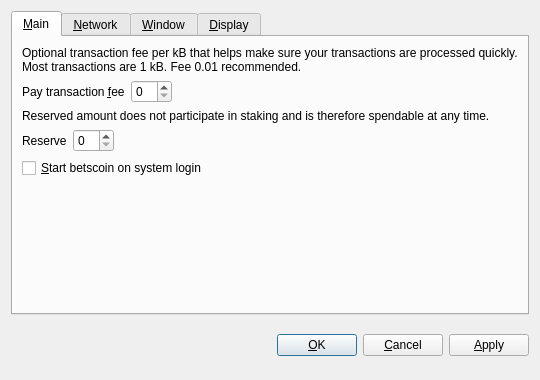
<?xml version="1.0" encoding="UTF-8"?>
<ui version="4.0">
 <class>OptionsDialog</class>
 <widget class="QDialog" name="OptionsDialog">
  <property name="geometry">
   <rect>
    <x>0</x>
    <y>0</y>
    <width>540</width>
    <height>380</height>
   </rect>
  </property>
  <property name="windowTitle">
   <string>Options</string>
  </property>
  <property name="modal">
   <bool>true</bool>
  </property>
  <layout class="QVBoxLayout" name="verticalLayout">
   <item>
    <widget class="QTabWidget" name="tabWidget">
     <property name="tabPosition">
      <enum>QTabWidget::North</enum>
     </property>
     <property name="currentIndex">
      <number>0</number>
     </property>
     <widget class="QWidget" name="tabMain">
      <attribute name="title">
       <string>&amp;Main</string>
      </attribute>
      <layout class="QVBoxLayout" name="verticalLayout_Main">
       <item>
        <widget class="QLabel" name="transactionFeeInfoLabel">
         <property name="text">
          <string>Optional transaction fee per kB that helps make sure your transactions are processed quickly. Most transactions are 1 kB. Fee 0.01 recommended.</string>
         </property>
         <property name="textFormat">
          <enum>Qt::PlainText</enum>
         </property>
         <property name="wordWrap">
          <bool>true</bool>
         </property>
        </widget>
       </item>
       <item>
        <layout class="QHBoxLayout" name="horizontalLayoutFee">
         <item>
          <widget class="QLabel" name="transactionFeeLabel">
           <property name="text">
            <string>Pay transaction &amp;fee</string>
           </property>
           <property name="textFormat">
            <enum>Qt::PlainText</enum>
           </property>
           <property name="buddy">
            <cstring>transactionFee</cstring>
           </property>
          </widget>
         </item>
         <item>
          <widget class="BitcoinAmountField" name="transactionFee"/>
         </item>
         <item>
          <spacer name="horizontalSpacerFee">
           <property name="orientation">
            <enum>Qt::Horizontal</enum>
           </property>
           <property name="sizeHint" stdset="0">
            <size>
             <width>40</width>
             <height>20</height>
            </size>
           </property>
          </spacer>
         </item>
        </layout>
       </item>
       <item>
        <widget class="QLabel" name="reserveBalanceInfoLabel">
         <property name="text">
          <string>Reserved amount does not participate in staking and is therefore spendable at any time.</string>
         </property>
         <property name="textFormat">
          <enum>Qt::PlainText</enum>
         </property>
         <property name="wordWrap">
          <bool>true</bool>
         </property>
        </widget>
       </item>
       <item>
        <layout class="QHBoxLayout" name="horizontalLayoutReserveBalance">
         <item>
          <widget class="QLabel" name="reserveBalanceLabel">
           <property name="text">
            <string>Reserve</string>
           </property>
           <property name="textFormat">
            <enum>Qt::PlainText</enum>
           </property>
           <property name="buddy">
            <cstring>reserveBalance</cstring>
           </property>
          </widget>
         </item>
         <item>
          <widget class="BitcoinAmountField" name="reserveBalance"/>
         </item>
         <item>
          <spacer name="horizontalSpacerReserveBalance">
           <property name="orientation">
            <enum>Qt::Horizontal</enum>
           </property>
           <property name="sizeHint" stdset="0">
            <size>
             <width>40</width>
             <height>20</height>
            </size>
           </property>
          </spacer>
         </item>
        </layout>
       </item>
       <item>
        <widget class="QCheckBox" name="bitcoinAtStartup">
         <property name="toolTip">
          <string>Automatically start betscoin after logging in to the system.</string>
         </property>
         <property name="text">
          <string>&amp;Start betscoin on system login</string>
         </property>
        </widget>
       </item>
       <item>
        <spacer name="verticalSpacer_Main">
         <property name="orientation">
          <enum>Qt::Vertical</enum>
         </property>
         <property name="sizeHint" stdset="0">
          <size>
           <width>20</width>
           <height>40</height>
          </size>
         </property>
        </spacer>
       </item>
      </layout>
     </widget>
     <widget class="QWidget" name="tabNetwork">
      <attribute name="title">
       <string>&amp;Network</string>
      </attribute>
      <layout class="QVBoxLayout" name="verticalLayout_Network">
       <item>
        <widget class="QCheckBox" name="mapPortUpnp">
         <property name="toolTip">
          <string>Automatically open the betscoin client port on the router. This only works when your router supports UPnP and it is enabled.</string>
         </property>
         <property name="text">
          <string>Map port using &amp;UPnP</string>
         </property>
        </widget>
       </item>
       <item>
        <widget class="QCheckBox" name="connectSocks">
         <property name="toolTip">
          <string>Connect to the betscoin network through a SOCKS proxy (e.g. when connecting through Tor).</string>
         </property>
         <property name="text">
          <string>&amp;Connect through SOCKS proxy:</string>
         </property>
        </widget>
       </item>
       <item>
        <layout class="QHBoxLayout" name="horizontalLayout_Network">
         <item>
          <widget class="QLabel" name="proxyIpLabel">
           <property name="text">
            <string>Proxy &amp;IP:</string>
           </property>
           <property name="textFormat">
            <enum>Qt::PlainText</enum>
           </property>
           <property name="buddy">
            <cstring>proxyIp</cstring>
           </property>
          </widget>
         </item>
         <item>
          <widget class="QValidatedLineEdit" name="proxyIp">
           <property name="maximumSize">
            <size>
             <width>140</width>
             <height>16777215</height>
            </size>
           </property>
           <property name="toolTip">
            <string>IP address of the proxy (e.g. 127.0.0.1)</string>
           </property>
          </widget>
         </item>
         <item>
          <widget class="QLabel" name="proxyPortLabel">
           <property name="text">
            <string>&amp;Port:</string>
           </property>
           <property name="textFormat">
            <enum>Qt::PlainText</enum>
           </property>
           <property name="buddy">
            <cstring>proxyPort</cstring>
           </property>
          </widget>
         </item>
         <item>
          <widget class="QLineEdit" name="proxyPort">
           <property name="maximumSize">
            <size>
             <width>55</width>
             <height>16777215</height>
            </size>
           </property>
           <property name="toolTip">
            <string>Port of the proxy (e.g. 9050)</string>
           </property>
          </widget>
         </item>
         <item>
          <widget class="QLabel" name="socksVersionLabel">
           <property name="text">
            <string>SOCKS &amp;Version:</string>
           </property>
           <property name="textFormat">
            <enum>Qt::PlainText</enum>
           </property>
           <property name="buddy">
            <cstring>socksVersion</cstring>
           </property>
          </widget>
         </item>
         <item>
          <widget class="QValueComboBox" name="socksVersion">
           <property name="toolTip">
            <string>SOCKS version of the proxy (e.g. 5)</string>
           </property>
          </widget>
         </item>
         <item>
          <spacer name="horizontalSpacer_Network">
           <property name="orientation">
            <enum>Qt::Horizontal</enum>
           </property>
           <property name="sizeHint" stdset="0">
            <size>
             <width>40</width>
             <height>20</height>
            </size>
           </property>
          </spacer>
         </item>
        </layout>
       </item>
       <item>
        <spacer name="verticalSpacer_Network">
         <property name="orientation">
          <enum>Qt::Vertical</enum>
         </property>
         <property name="sizeHint" stdset="0">
          <size>
           <width>20</width>
           <height>40</height>
          </size>
         </property>
        </spacer>
       </item>
      </layout>
     </widget>
     <widget class="QWidget" name="tabWindow">
      <attribute name="title">
       <string>&amp;Window</string>
      </attribute>
      <layout class="QVBoxLayout" name="verticalLayout_Window">
       <item>
        <widget class="QCheckBox" name="minimizeToTray">
         <property name="toolTip">
          <string>Show only a tray icon after minimizing the window.</string>
         </property>
         <property name="text">
          <string>&amp;Minimize to the tray instead of the taskbar</string>
         </property>
        </widget>
       </item>
       <item>
        <widget class="QCheckBox" name="minimizeOnClose">
         <property name="toolTip">
          <string>Minimize instead of exit the application when the window is closed. When this option is enabled, the application will be closed only after selecting Quit in the menu.</string>
         </property>
         <property name="text">
          <string>M&amp;inimize on close</string>
         </property>
        </widget>
       </item>
       <item>
        <spacer name="verticalSpacer_Window">
         <property name="orientation">
          <enum>Qt::Vertical</enum>
         </property>
         <property name="sizeHint" stdset="0">
          <size>
           <width>20</width>
           <height>40</height>
          </size>
         </property>
        </spacer>
       </item>
      </layout>
     </widget>
     <widget class="QWidget" name="tabDisplay">
      <attribute name="title">
       <string>&amp;Display</string>
      </attribute>
      <layout class="QVBoxLayout" name="verticalLayout_Display">
       <item>
        <layout class="QHBoxLayout" name="horizontalLayout_1_Display">
         <item>
          <widget class="QLabel" name="langLabel">
           <property name="text">
            <string>User Interface &amp;language:</string>
           </property>
           <property name="textFormat">
            <enum>Qt::PlainText</enum>
           </property>
           <property name="buddy">
            <cstring>lang</cstring>
           </property>
          </widget>
         </item>
         <item>
          <widget class="QValueComboBox" name="lang">
           <property name="toolTip">
            <string>The user interface language can be set here. This setting will take effect after restarting betscoin.</string>
           </property>
          </widget>
         </item>
        </layout>
       </item>
       <item>
        <layout class="QHBoxLayout" name="horizontalLayout_2_Display">
         <item>
          <widget class="QLabel" name="unitLabel">
           <property name="text">
            <string>&amp;Unit to show amounts in:</string>
           </property>
           <property name="textFormat">
            <enum>Qt::PlainText</enum>
           </property>
           <property name="buddy">
            <cstring>unit</cstring>
           </property>
          </widget>
         </item>
         <item>
          <widget class="QValueComboBox" name="unit">
           <property name="toolTip">
            <string>Choose the default subdivision unit to show in the interface and when sending coins.</string>
           </property>
          </widget>
         </item>
        </layout>
       </item>
       <item>
        <widget class="QCheckBox" name="displayAddresses">
         <property name="toolTip">
          <string>Whether to show betscoin addresses in the transaction list or not.</string>
         </property>
         <property name="text">
          <string>&amp;Display addresses in transaction list</string>
         </property>
        </widget>
       </item>
       <item>
        <widget class="QCheckBox" name="coinControlFeatures">
         <property name="toolTip">
          <string>Whether to show coin control features or not.</string>
         </property>
         <property name="text">
          <string>Display coin &amp;control features (experts only!)</string>
         </property>
        </widget>
       </item>
       <item>
        <spacer name="verticalSpacer_Display">
         <property name="orientation">
          <enum>Qt::Vertical</enum>
         </property>
         <property name="sizeHint" stdset="0">
          <size>
           <width>20</width>
           <height>40</height>
          </size>
         </property>
        </spacer>
       </item>
      </layout>
     </widget>
    </widget>
   </item>
   <item>
    <layout class="QHBoxLayout" name="horizontalLayout_Buttons">
     <item>
      <spacer name="horizontalSpacer_1">
       <property name="orientation">
        <enum>Qt::Horizontal</enum>
       </property>
       <property name="sizeHint" stdset="0">
        <size>
         <width>40</width>
         <height>48</height>
        </size>
       </property>
      </spacer>
     </item>
     <item>
      <widget class="QLabel" name="statusLabel">
       <property name="font">
        <font>
         <weight>75</weight>
         <bold>true</bold>
        </font>
       </property>
       <property name="text">
        <string/>
       </property>
       <property name="textFormat">
        <enum>Qt::PlainText</enum>
       </property>
       <property name="wordWrap">
        <bool>true</bool>
       </property>
      </widget>
     </item>
     <item>
      <spacer name="horizontalSpacer_2">
       <property name="orientation">
        <enum>Qt::Horizontal</enum>
       </property>
       <property name="sizeHint" stdset="0">
        <size>
         <width>40</width>
         <height>48</height>
        </size>
       </property>
      </spacer>
     </item>
     <item>
      <widget class="QPushButton" name="okButton">
       <property name="text">
        <string>&amp;OK</string>
       </property>
      </widget>
     </item>
     <item>
      <widget class="QPushButton" name="cancelButton">
       <property name="text">
        <string>&amp;Cancel</string>
       </property>
       <property name="autoDefault">
        <bool>false</bool>
       </property>
      </widget>
     </item>
     <item>
      <widget class="QPushButton" name="applyButton">
       <property name="text">
        <string>&amp;Apply</string>
       </property>
       <property name="autoDefault">
        <bool>false</bool>
       </property>
      </widget>
     </item>
    </layout>
   </item>
  </layout>
 </widget>
 <customwidgets>
  <customwidget>
   <class>BitcoinAmountField</class>
   <extends>QSpinBox</extends>
   <header>bitcoinamountfield.h</header>
  </customwidget>
  <customwidget>
   <class>QValueComboBox</class>
   <extends>QComboBox</extends>
   <header>qvaluecombobox.h</header>
  </customwidget>
  <customwidget>
   <class>QValidatedLineEdit</class>
   <extends>QLineEdit</extends>
   <header>qvalidatedlineedit.h</header>
  </customwidget>
 </customwidgets>
 <resources/>
 <connections/>
</ui>
